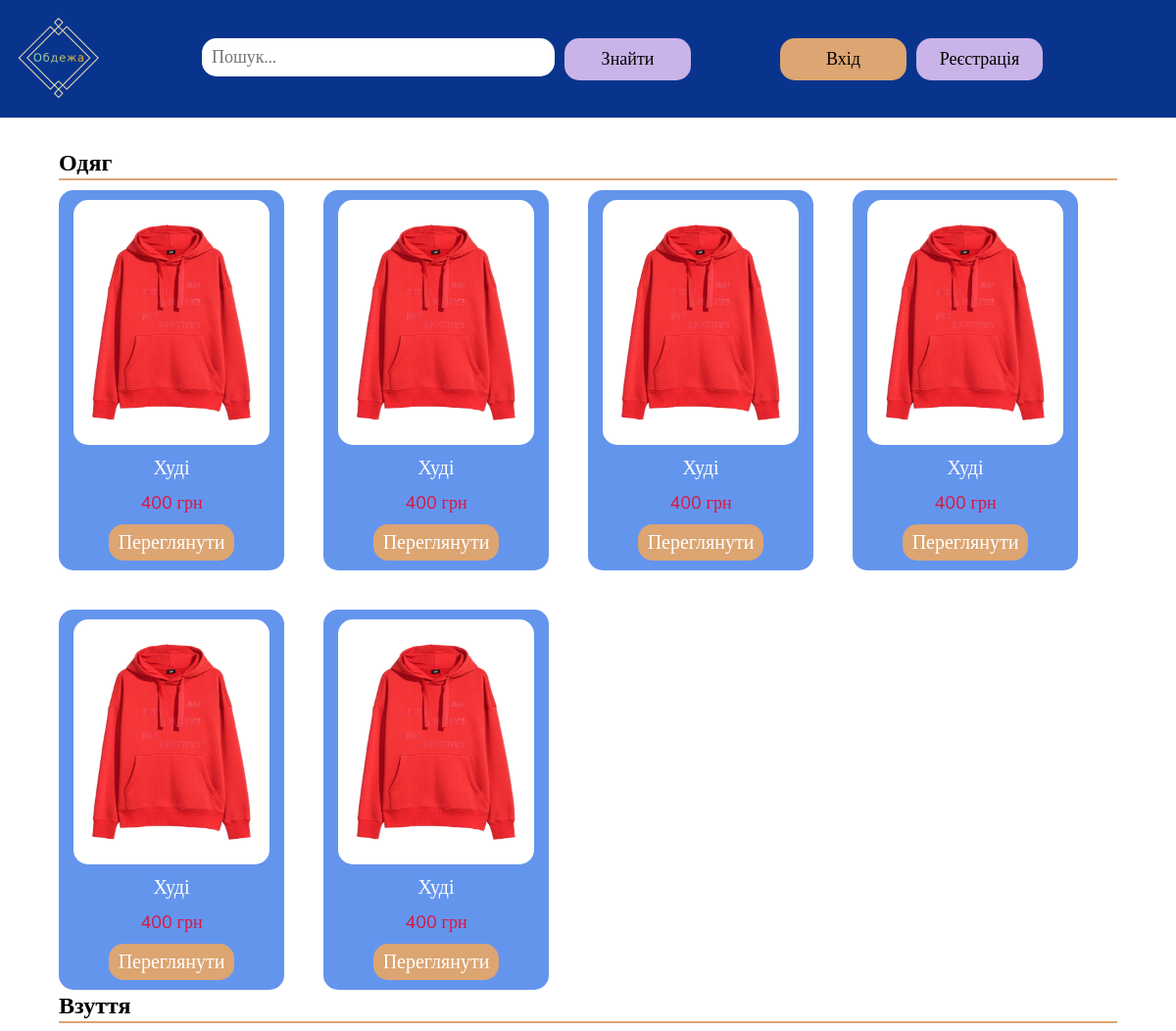
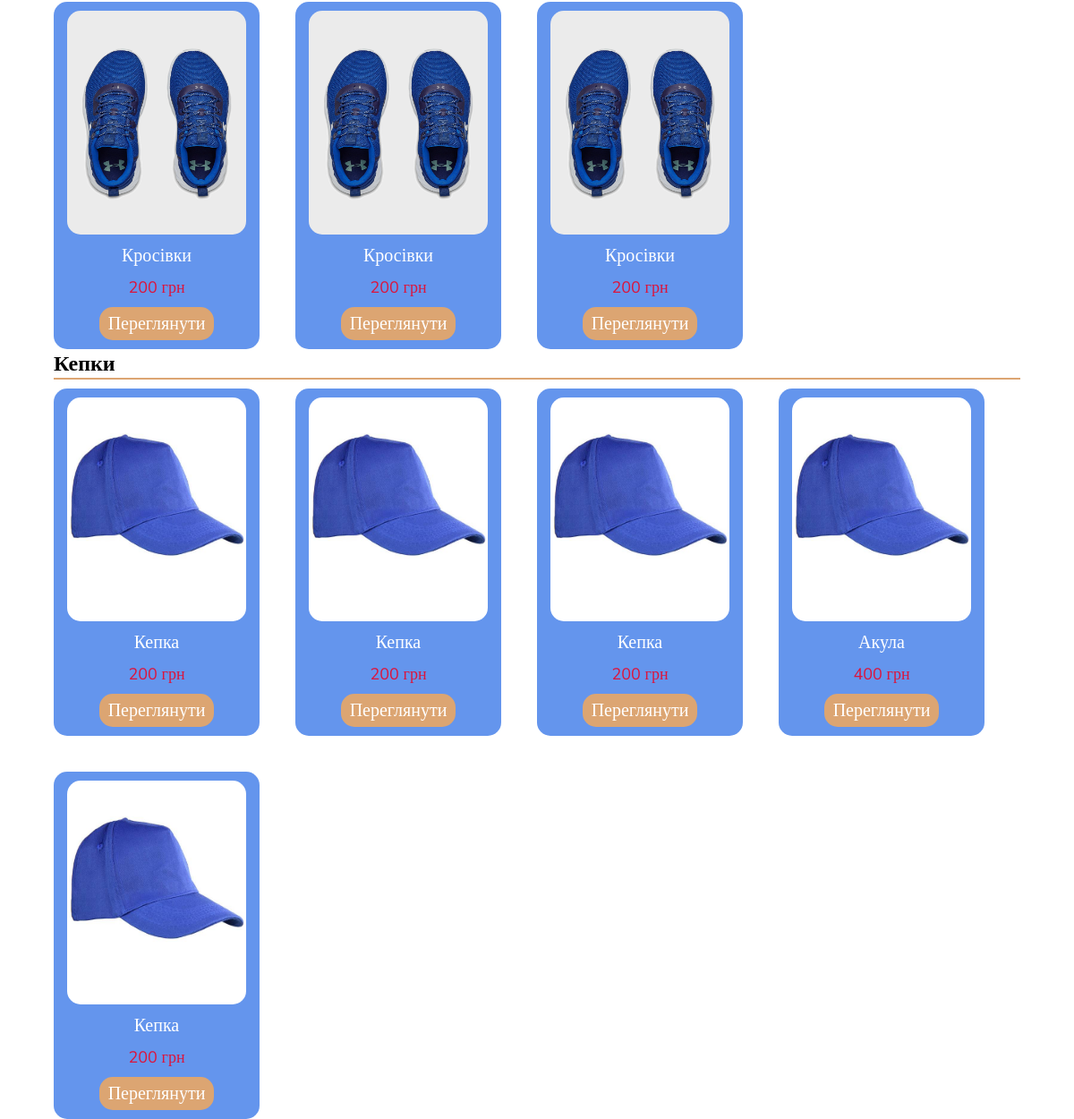
/main/, run on the app's committed database (2 pictures, top to bottom).
### products/models.py (models this page shows)
class ProductType(models.Model):
    name = models.CharField(max_length=255)

class Product(models.Model):
    name = models.CharField(max_length=255)
    discription = models.TextField(max_length=1000)
    price = models.IntegerField()
    image = models.ImageField()
    product_type = models.ForeignKey(ProductType, on_delete=models.CASCADE)
    size = models.CharField(max_length=5, default='S')
    maker = models.CharField(max_length=255, default='Китай')
    material = models.CharField(max_length=255, default='Бавовна')

### products/views.py (the view)
# urls.py: path('main/', main, name="main"),
def main(request):
    type = ProductType.objects.all()
    products = search_products(request)
    print(products)
    if products:
        context = {
            'products': products
        }
    else:
        context ={
            'content' : [{
                'product_type' : product_type,
                'products' : Product.objects.filter(product_type=product_type)
            } for product_type in type]
        }
    return render(request, 'products/main.html', context)

### products/views.py (called while the page is built)
def search_products(request):
    if request.method == 'POST':
        products = list()
        search= request.POST.get('search')
        if search:
            products = list(Product.objects.filter(
                Q(name__icontains=search) | Q(discription__icontains=search) |
                 Q(maker__icontains=search) | Q(material__icontains=search)
            ))
            categories = list(ProductType.objects.filter(Q(name__icontains=search)))
            print(categories)
            for category in categories:
                products.extend(list(Product.objects.filter(product_type=category)))
            return set(products)

### products/templates/products/main.html (shortened to what this page needs)
{% extends 'products/base.html' %}
{% load static %}
{% block links %}
<link rel="stylesheet" href="{% static 'products/main.css' %}">
{% endblock %}
{% block content %}
<main>
    {% if content %}
        {% for i in content %}
        <div class="type_product">
            <h2>{{i.product_type.name}}</h2>
            <div class="products">
                {% for product in i.products %}
                <div class="product">
                    <img class="image" src="{{product.image}}" alt="">
                    <p>{{product.name}}</p>
                    <p class="price">{{product.price}} грн</p>
                    <div>
                        <a href="/product/{{product.id}}">Переглянути</a>
                    </div>
                </div>
                {% endfor %}
            </div>
        </div>
        {% endfor %}
    {% endif %}
</main>
{% endblock %}

### products/templates/products/base.html (shortened to what this page needs)
<html lang="en">
<head>
    {% load static %}
    <link rel="stylesheet" href="{% static 'products/base.css' %}">
    {% block links %}
    {% endblock %}
</head>
<body>
    {% block menu %}
    <header>
        <a href="/main"><img class="logo" src="{% static 'adminpanel/img/logo.png' %}" alt=""></a>
        <form action="" method="POST">
            <input type = 'search' placeholder="Пошук..." name="search">
            <button>Знайти</button>
        </form>
        <div>
            {% if request.user.is_authenticated %}
            <img class="user" src="{% static 'products/img/user.png' %}" alt="">
            <p class="white">{{request.user.first_name}} {{request.user.last_name}}</p>
            <a href="/logout" class="log_in">Вихід</a>
            {% if request.user.is_staff %}
            <a class="sing_in" href="/products">Адмін панель</a>
            {% endif %}
            {% else %}
            <a class="log_in" href="/auth">Вхід</a>
            <a class="sing_in" href="/reg">Реєстрація</a>
            {% endif %}
        </div>
    </header>
    {% endblock %}
    {% block content %}
    {% endblock %}
</body>
</html>

### products/static/products/base.css (style rules this page uses)
* { padding: 0; margin: 0; font-family: "Nunito Sans"; }
header { display: flex; align-items: center; padding: 10px; gap: 91px; width: 100%; height: 100px; background: #08348d; position: fixed; }
input { width: 360px; height: 39px; background: #FFFFFF; border-radius: 15px; border: none; padding: 10px; font-size: 18px; }
input::placeholder { font-family: "Nunito Sans"; }
button { display: flex; flex-direction: row; justify-content: center; align-items: center; padding: 0px; gap: 10px; width: 129px; height: 43px; background: #c9b3e8; border-radius: 15px; border: none; font-size: 18px; }
form { display: flex; gap: 10px; }
div { display: flex; gap: 10px; }
.log_in { display: flex; justify-content: center; align-items: center; padding: 0px; gap: 10px; width: 129px; height: 43px; background: #dca572; border-radius: 15px; font-size: 18px; color: black; }
a { text-decoration: none; }
.sing_in { display: flex; justify-content: center; align-items: center; padding: 0px; gap: 10px; width: 129px; height: 43px; background: #c9b3e8; border-radius: 15px; font-size: 18px; color: black; }
header div { display: flex; justify-content: center; align-items: center; }

### products/static/products/main.css (style rules this page uses)
main { display: flex; justify-content: flex-start; align-items: center; flex-direction: column; padding-top: 150px; }
.type_product { display: flex; justify-content: flex-start; align-items: center; flex-direction: column; width: 90%; }
.products { display: flex; justify-content: flex-start; align-items: flex-start; flex-wrap: wrap; width: 100%; gap: 40px; }
.product { background-color: cornflowerblue; display: flex; justify-content: flex-start; align-items: center; flex-direction: column; width: 220px; padding: 10px 5px; border-radius: 15px; }
.image { width: 200px; border-radius: 15px; height: 250px; }
.product p { color: white; font-size: 20px; }
.price { color: crimson !important; font-size: 18px !important; }
.product a { text-decoration: none; color: white; font-size: 20px; background-color: #dca572; border-radius: 15px; padding: 5px 10px; }
h2 { width: 100%; border-bottom: 2px solid #dca572; }

### data on the page
ProductType: product_type.name "Одяг"
Product: image (picture), name "Худі", price "400"
Product: image (picture), name "Худі", price "400"
Product: image (picture), name "Худі", price "400"
Product: image (picture), name "Худі", price "400"
Product: image (picture), name "Худі", price "400"
Product: image (picture), name "Худі", price "400"
ProductType: product_type.name "Взуття"
Product: image (picture), name "Кросівки", price "200"
Product: image (picture), name "Кросівки", price "200"
Product: image (picture), name "Кросівки", price "200"
ProductType: product_type.name "Кепки"
Product: name "Кепка", price "200"
Product: name "Кепка", price "200"
Product: name "Кепка", price "200"
Product: name "Акула", price "400"
Product: name "Кепка", price "200"
